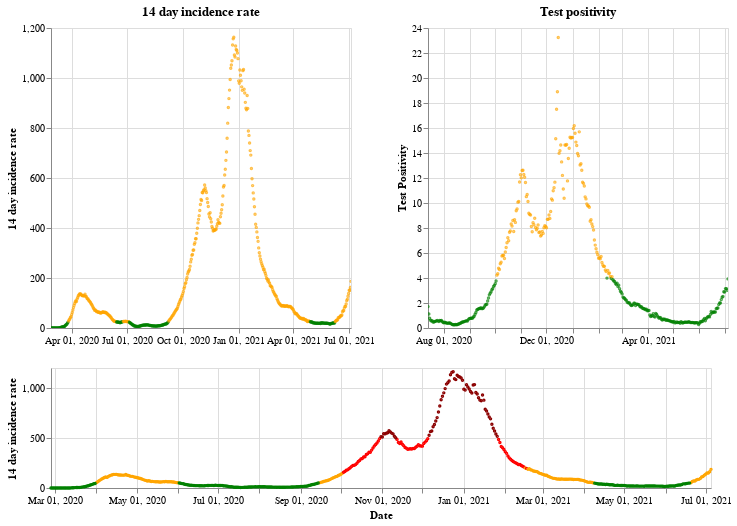

Notebook code for this chart:
### Markdown cell above
## Wales

### Code cell
plot_traffic_light('Wales')

### Figure 1 — Vega-Lite specification as saved in the notebook (floating-point values rounded to 4 significant figures; data arrays with more than 128 entries replaced by an {"elided": "..."} marker saying what was removed)
{"config": {"view": {"continuousWidth": 400, "continuousHeight": 300}}, "vconcat": [{"hconcat": [{"mark": {"type": "point", "size": 2}, "encoding": {"color": {"condition": {"value": "green", "test": "(datum.twoWeeklyCasesRate <= 25)"}, "value": "orange"}, "tooltip": [{"type": "nominal", "field": "areaName"}, {"type": "temporal", "field": "date"}, {"type": "quantitative", "field": "twoWeeklyCasesRate"}, {"type": "quantitative", "field": "testPositivity"}], "x": {"type": "temporal", "axis": {"title": ""}, "field": "date", "scale": {"domain": {"selection": "DateBrush"}}, "timeUnit": "yearmonthdate"}, "y": {"type": "quantitative", "axis": {"title": "14 day incidence rate"}, "field": "twoWeeklyCasesRate"}}, "title": "14 day incidence rate", "width": 300}, {"mark": {"type": "point", "size": 2}, "encoding": {"color": {"condition": {"value": "green", "test": "(datum.testPositivity <= 4)"}, "value": "orange"}, "tooltip": [{"type": "nominal", "field": "areaName"}, {"type": "temporal", "field": "date"}, {"type": "quantitative", "field": "twoWeeklyCasesRate"}, {"type": "quantitative", "field": "testPositivity"}], "x": {"type": "temporal", "axis": {"title": ""}, "field": "date", "scale": {"domain": {"selection": "DateBrush"}}, "timeUnit": "yearmonthdate"}, "y": {"type": "quantitative", "axis": {"title": "Test Positivity"}, "field": "testPositivity"}}, "title": "Test positivity", "width": 300}]}, {"layer": [{"mark": {"type": "point", "size": 2}, "encoding": {"color": {"condition": {"value": "orange", "test": "(((datum.testPositivity < 4) && (datum.twoWeeklyCasesRate >= 50)) && (datum.twoWeeklyCasesRate < 200))"}, "value": "red"}, "opacity": {"condition": {"value": 1, "test": "((datum.twoWeeklyCasesRate >= 50) && (datum.twoWeeklyCasesRate < 500))"}, "value": 0}, "tooltip": [{"type": "nominal", "field": "areaName"}, {"type": "temporal", "field": "date"}, {"type": "quantitative", "field": "twoWeeklyCasesRate"}, {"type": "quantitative", "field": "testPositivity"}], "x": {"type": "temporal", "axis": {"title": "Date"}, "field": "date", "timeUnit": "yearmonthdate"}, "y": {"type": "quantitative", "axis": {"title": "14 day incidence rate"}, "field": "twoWeeklyCasesRate"}}, "selection": {"DateBrush": {"type": "interval", "encodings": ["x"], "fields": ["Time"]}}}, {"mark": {"type": "point", "size": 2}, "encoding": {"color": {"value": "darkred"}, "opacity": {"condition": {"value": 1, "test": "(datum.twoWeeklyCasesRate >= 500)"}, "value": 0}, "tooltip": [{"type": "nominal", "field": "areaName"}, {"type": "temporal", "field": "date"}, {"type": "quantitative", "field": "twoWeeklyCasesRate"}, {"type": "quantitative", "field": "testPositivity"}], "x": {"type": "temporal", "axis": {"title": "Date"}, "field": "date", "timeUnit": "yearmonthdate"}, "y": {"type": "quantitative", "axis": {"title": "14 day incidence rate"}, "field": "twoWeeklyCasesRate"}}}, {"mark": {"type": "point", "size": 2}, "encoding": {"color": {"condition": {"value": "green", "test": "((datum.testPositivity < 4) && (datum.twoWeeklyCasesRate < 50))"}, "value": "orange"}, "opacity": {"condition": {"value": 1, "test": "(datum.twoWeeklyCasesRate < 50)"}, "value": 0}, "tooltip": [{"type": "nominal", "field": "areaName"}, {"type": "temporal", "field": "date"}, {"type": "quantitative", "field": "twoWeeklyCasesRate"}, {"type": "quantitative", "field": "testPositivity"}], "x": {"type": "temporal", "axis": {"title": "Date"}, "field": "date", "timeUnit": "yearmonthdate"}, "y": {"type": "quantitative", "axis": {"title": "14 day incidence rate"}, "field": "twoWeeklyCasesRate"}}}], "height": 120, "width": 660}], "data": {"name": "data-ecdc31301c23af7790e57054d290d29e"}, "$schema": "https://vega.github.io/schema/vega-lite/v4.8.1.json", "datasets": {"data-ecdc31301c23af7790e57054d290d29e": {"elided": "495 records"}}}
